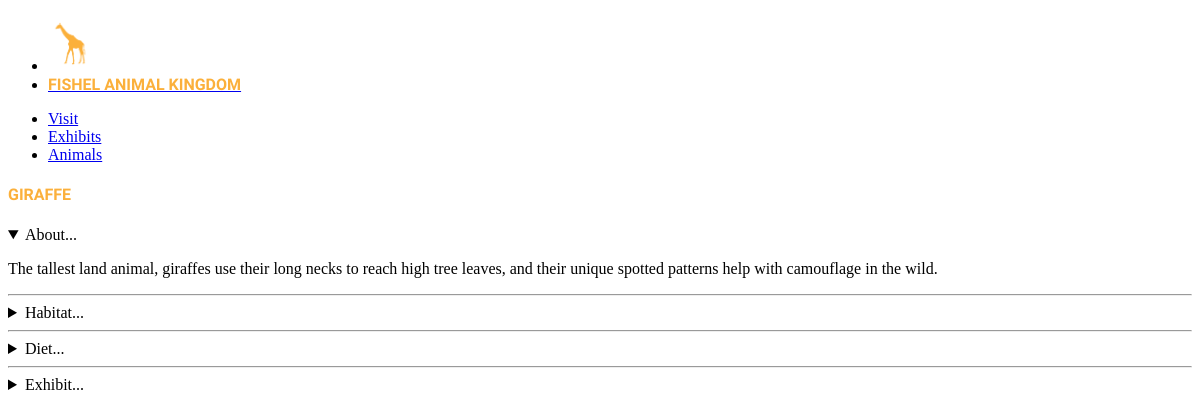
The app's page /animals/3 with its own data.
### tables this page shows
CREATE TABLE animals(
    id INTEGER PRIMARY KEY,
    species TEXT NOT NULL,
    diet TEXT,
    habitat TEXT,
    description TEXT,
    population INTEGER,
    exhibit TEXT NOT NULL
);

### app.py (the view)
@app.route("/animals/<exhibit>")
def animals(exhibit):
    animals_list = q.get_animals_by_exhibit(exhibit)
    return render_template("exhibit_animals.html", animals_list=animals_list)

### app.py (called while the page is built)
@app.route("/animals/<int:animal_id>")
def show_animal_details(animal_id):
    animal_details = q.get_animal_details(animal_id)
    if animal_details:
        return render_template("animal_details.html", animal=animal_details)
    else:
        abort(404)

### queries.py (called while the page is built)
def get_animal_details(id):
    sql = "SELECT * FROM animals WHERE id = ?"
    results = db.execute(sql, id)
    if len(results) != 1:
        return None
    else:
        return results[0] # just the dictionary

### templates/animal_details.html (shortened to what this page needs)
{% extends "base.html" %}
{% block content %}
<article data-theme="dark">
    <h4 class="zoofont">{{ animal.species }}</h4>
    <details name="description" open>
        <summary>About...</summary>
        <p>{{ animal.description }}</p>
    </details>
    <hr />
    <details name="description" open>
        <summary>Habitat...</summary>
    </details>
    <hr />
    <details name="description" open>
        <summary>Diet...</summary>
    </details>
    <hr />
    <details name="description" open>
        <summary>Exhibit...</summary>
    </details>
</article>
{% endblock %}

### static/style.css (style rules this page uses)
:root { --main-clr:#fbb03b; }
.zoofont { font-family: "Big Shoulders", sans-serif; font-optical-sizing: auto; font-weight: 900; font-style: normal; text-transform: uppercase; color: var(--main-clr); }

### records on screen
animals: species "GIRAFFE", description "The tallest land animal, giraffes use their long necks to reach high tree leaves, and their unique spotted patterns help with camouflage in the wild."
